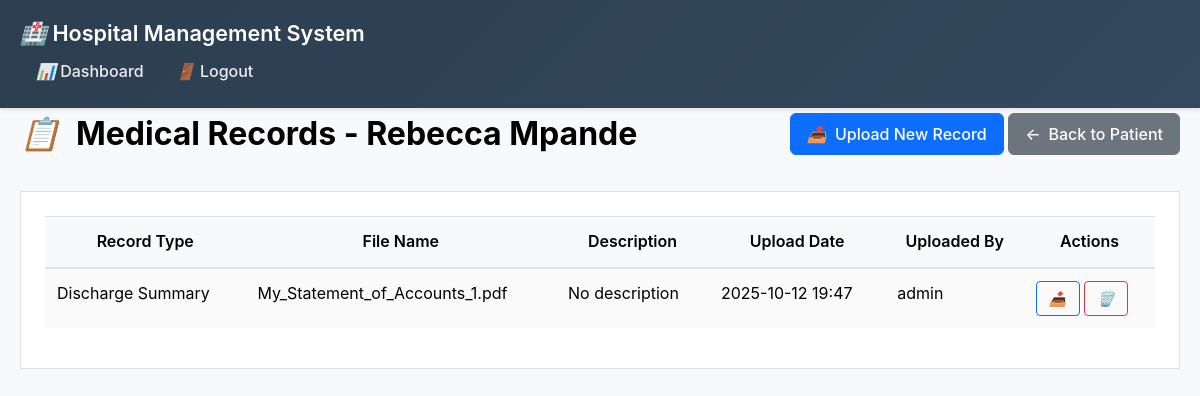
Screenshot of /patient/1/medical_records (signed in) with the database file from the repository.
### models.py (models this page shows, shortened)
class Patient(db.Model):
    id = db.Column(db.Integer, primary_key=True)
    first_name = db.Column(db.String(50), nullable=False)
    last_name = db.Column(db.String(50), nullable=False)
    date_of_birth = db.Column(db.Date, nullable=False)
    gender = db.Column(db.String(10), nullable=False)
    contact_number = db.Column(db.String(15))
    email = db.Column(db.String(120))
    created_at = db.Column(db.DateTime, default=datetime.utcnow)
    appointments = db.relationship('Appointment', backref='patient', lazy=True)

class MedicalRecord(db.Model):
    id = db.Column(db.Integer, primary_key=True)
    patient_id = db.Column(db.Integer, db.ForeignKey('patient.id'), nullable=False)
    record_type = db.Column(db.String(100), nullable=False)
    file_name = db.Column(db.String(255))
    file_path = db.Column(db.String(500))
    description = db.Column(db.Text)
    upload_date = db.Column(db.DateTime, default=datetime.utcnow)
    uploaded_by = db.Column(db.Integer, db.ForeignKey('user.id'), nullable=False)
    patient = db.relationship('Patient', backref=db.backref('medical_records', lazy=True))
    uploader = db.relationship('User', backref=db.backref('uploaded_records', lazy=True))

class User(db.Model, UserMixin):
    id = db.Column(db.Integer, primary_key=True)
    username = db.Column(db.String(20), unique=True, nullable=False)
    email = db.Column(db.String(120), unique=True, nullable=False)
    first_name = db.Column(db.String(50), nullable=False)
    last_name = db.Column(db.String(50), nullable=False)
    password = db.Column(db.String(60), nullable=False)
    role = db.Column(db.String(20), default='staff')  # 'admin' or 'staff'
    created_at = db.Column(db.DateTime, default=datetime.utcnow)

### app.py (the view)
@app.route('/patient/<int:patient_id>/medical_records')
@login_required
def patient_medical_records(patient_id):
    patient = Patient.query.get_or_404(patient_id)
    medical_records = MedicalRecord.query.filter_by(patient_id=patient_id).order_by(MedicalRecord.upload_date.desc()).all()
    return render_template_with_role('medical_records.html', title='Medical Records',
                                   patient=patient, medical_records=medical_records)

### app.py (called while the page is built)
@login_manager.user_loader
def load_user(user_id):
    return User.query.get(int(user_id))

def render_template_with_role(template, **context):
    if current_user.is_authenticated and current_user.role == 'admin':
        base_template = 'base_admin.html'
    else:
        base_template = 'base_user.html'
    return render_template(template, base_template=base_template, **context)

@app.context_processor
def inject_today_date():
    return {'min_date': date.today().strftime('%Y-%m-%d')}

### templates/medical_records.html (shortened to what this page needs)
{% extends "base.html" %}
{% block content %}
<div class="d-flex justify-content-between align-items-center mb-4">
    <h1><i class="fas fa-file-medical me-2"></i>Medical Records - {{ patient.first_name }} {{ patient.last_name }}</h1>
    <div>
        <a href="{{ url_for('upload_medical_record', patient_id=patient.id) }}" class="btn btn-primary">
            <i class="fas fa-upload me-1"></i>Upload New Record
        </a>
        <a href="{{ url_for('view_patient', patient_id=patient.id) }}" class="btn btn-secondary">
            <i class="fas fa-arrow-left me-1"></i>Back to Patient
        </a>
    </div>
</div>
<div class="card">
    <div class="card-body">
        {% if medical_records %}
        <div class="table-responsive">
            <table class="table table-striped">
                <thead>
                    <tr>
                        <th>Record Type</th>
                        <th>File Name</th>
                        <th>Description</th>
                        <th>Upload Date</th>
                        <th>Uploaded By</th>
                        <th>Actions</th>
                    </tr>
                </thead>
                <tbody>
                    {% for record in medical_records %}
                    <tr>
                        <td>{{ record.record_type }}</td>
                        <td>{{ record.file_name }}</td>
                        <td>{{ record.description or 'No description' }}</td>
                        <td>{{ record.upload_date.strftime('%Y-%m-%d %H:%M') }}</td>
                        <td>{{ record.uploader.username }}</td>
                        <td>
                            <a href="{{ url_for('static', filename='uploads/medical_records/' + record.file_path) }}"
                               class="btn btn-sm btn-outline-primary" target="_blank" download>
                                <i class="fas fa-download"></i>
                            </a>
                            {% if current_user.role == 'admin' %}
                            <a href="{{ url_for('delete_medical_record', record_id=record.id) }}"
                               class="btn btn-sm btn-outline-danger"
                               onclick="return confirm('Are you sure you want to delete this medical record?')">
                                <i class="fas fa-trash"></i>
                            </a>
                            {% endif %}
                        </td>
                    </tr>
                    {% endfor %}
                </tbody>
            </table>
        </div>
        {% endif %}
    </div>
</div>
{% endblock %}

### templates/base.html (style rules this page uses)
.admin-body { background-color: #f8f9fa; min-height: 100vh; }
.table th { border-top: none; font-weight: 600; background-color: #f8f9fa; }
.btn { border-radius: 0.375rem; }
* { box-sizing: border-box; margin: 0; padding: 0; }
body { font-family: -apple-system, BlinkMacSystemFont, 'Segoe UI', Roboto, sans-serif; line-height: 1.6; color: #000000 !important; background-color: #f8f9fa; }
.card { background: #fff; border: 1px solid rgba(0,0,0,.125); position: relative; color: #000000 !important; }
.card-body { flex: 1 1 auto; padding: 1.5rem; }
.btn { display: inline-block; font-weight: 500; line-height: 1.5; color: #ffffff !important; text-align: center; text-decoration: none; vertical-align: middle; cursor: pointer; user-select: none; background-color: transparent; border: 1px solid transparent; padding: 0.5rem 1rem; font-size: 1rem; border-radius: 0.375rem; transition: all 0.2s ease-in-out; }
.btn-primary { background-color: #0d6efd; border-color: #0d6efd; }
.btn-secondary { background-color: #6c757d; border-color: #6c757d; }
.btn-outline-primary { color: #0d6efd !important; border-color: #0d6efd; background: transparent; }
.btn-outline-danger { color: #dc3545 !important; border-color: #dc3545; background: transparent; }
.btn-sm { padding: 0.375rem 0.75rem; font-size: 0.875rem; border-radius: 0.25rem; }
.table { width: 100%; margin-bottom: 1rem; color: #000000 !important; border-collapse: collapse; }
.table th, .table td { padding: 0.75rem; vertical-align: top; border-top: 1px solid #dee2e6; color: #000000 !important; }
.table thead th { vertical-align: bottom; border-bottom: 2px solid #dee2e6; background-color: #f8f9fa !important; color: #000000 !important; font-weight: 600; }
.table-striped tbody tr:nth-of-type(odd) { background-color: rgba(0,0,0,.02); }
h1, h2, h3, h4, h5, h6, p, span, div, li, td, th, label { color: #000000 !important; }
.mb-4 { margin-bottom: 2rem; }
.me-1 { margin-right: 0.5rem; }
.me-2 { margin-right: 1rem; }
.d-flex { display: flex; }
.justify-content-between { justify-content: space-between; }
.align-items-center { align-items: center; }
.fa-arrow-left::before { content: "←"; }
.fa-trash::before { content: "🗑️"; }
.fa-file-medical::before { content: "📋"; }
.fa-upload::before { content: "📤"; }
.fa-download::before { content: "📥"; }

### rows the page displays
Patient: first_name "Rebecca", last_name "Mpande"
MedicalRecord: record_type "Discharge Summary", file_name "My_Statement_of_Accounts_1.pdf", description "No description", upload_date "2025-10-12 19:47", uploader.username "admin"
